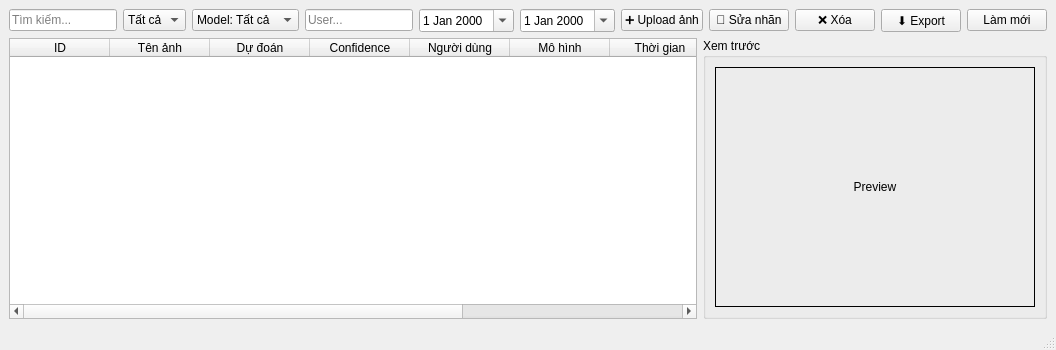
<?xml version="1.0" encoding="UTF-8"?>
<ui version="4.0">
 <class>MainWindow_DataManagement</class>
 <widget class="QMainWindow" name="MainWindow_DataManagement">
  <property name="windowTitle">
   <string>Fruit ML - Data Management</string>
  </property>
  <widget class="QWidget" name="centralwidget">
   <layout class="QVBoxLayout" name="verticalLayout">
    <item>
     <layout class="QHBoxLayout" name="layoutToolbar">
      <item><widget class="QLineEdit" name="txtSearchData"><property name="placeholderText"><string>Tìm kiếm...</string></property></widget></item>
      <item><widget class="QComboBox" name="comboLabelFilter"><item><property name="text"><string>Tất cả</string></property></item><item><property name="text"><string>Good</string></property></item><item><property name="text"><string>Bad</string></property></item></widget></item>
      <item><widget class="QComboBox" name="comboModelFilter"><item><property name="text"><string>Model: Tất cả</string></property></item><item><property name="text"><string>EfficientNetB0</string></property></item><item><property name="text"><string>MobileNetV2</string></property></item></widget></item>
      <item><widget class="QLineEdit" name="txtUserFilter"><property name="placeholderText"><string>User...</string></property></widget></item>
      <item><widget class="QDateEdit" name="dateFrom"><property name="calendarPopup"><bool>true</bool></property></widget></item>
      <item><widget class="QDateEdit" name="dateTo"><property name="calendarPopup"><bool>true</bool></property></widget></item>
      <item><widget class="QPushButton" name="btnAddImage"><property name="text"><string>➕ Upload ảnh</string></property></widget></item>
      <item><widget class="QPushButton" name="btnRelabel"><property name="text"><string>📝 Sửa nhãn</string></property></widget></item>
      <item><widget class="QPushButton" name="btnDeleteImage"><property name="text"><string>❌ Xóa</string></property></widget></item>
      <item><widget class="QPushButton" name="btnExport"><property name="text"><string>⬇️ Export</string></property></widget></item>
      <item><widget class="QPushButton" name="btnRefreshData"><property name="text"><string>Làm mới</string></property></widget></item>
     </layout>
    </item>
    <item>
     <layout class="QHBoxLayout" name="layoutMain">
      <item>
       <widget class="QTableWidget" name="tblData">
        <column><property name="text"><string>ID</string></property></column>
        <column><property name="text"><string>Tên ảnh</string></property></column>
        <column><property name="text"><string>Dự đoán</string></property></column>
        <column><property name="text"><string>Confidence</string></property></column>
        <column><property name="text"><string>Người dùng</string></property></column>
        <column><property name="text"><string>Mô hình</string></property></column>
        <column><property name="text"><string>Thời gian</string></property></column>
        <column><property name="text"><string>True Label</string></property></column>
        <column><property name="text"><string>Relabelled</string></property></column>
       </widget>
      </item>
      <item>
       <widget class="QGroupBox" name="groupPreview">
        <property name="title"><string>Xem trước</string></property>
        <layout class="QVBoxLayout" name="vlPrev">
         <item><widget class="QLabel" name="labelPreview"><property name="minimumSize"><size><width>320</width><height>240</height></size></property><property name="scaledContents"><bool>true</bool></property><property name="frameShape"><enum>QFrame::Box</enum></property><property name="alignment"><set>Qt::AlignCenter</set></property><property name="text"><string>Preview</string></property></widget></item>
        </layout>
       </widget>
      </item>
     </layout>
    </item>
   </layout>
  </widget>
  <widget class="QStatusBar" name="statusbar"/>
 </widget>
 <resources/>
 <connections/>
</ui>
